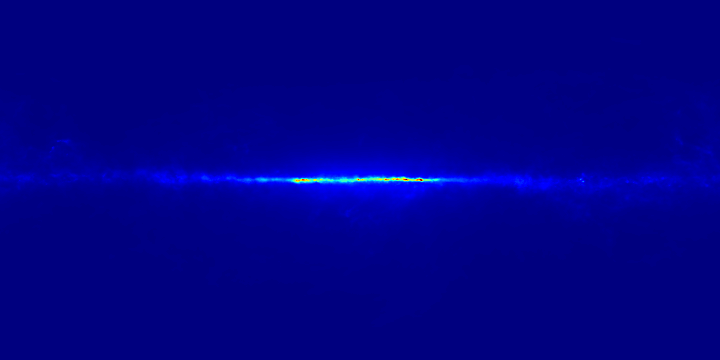
#> input picture local/tests/test.png, 720 x 360 px
$ python -i raw_result.py   (imports and definitions only)
#> lines starting #> are read from the running program, lines starting #| are printed output that depends on the picture
__author__ = 'civa'

from astroquery.simbad.core import SimbadVOTableResult
from astroquery.utils.commons import TableList
from astropy.table.table import Table
from commons.converters import TableConverter
from commons.utils import DictQuery

class RawResult(object):

    def __init__(self):
        self.extracted = None
        self.is_multitable = False
        self.count = 0
        self.context = {}

    def load(self, data):
        if self.extracted:
            del self.extracted[:]

        self.count = 0
        self.is_multitable = False

        if isinstance(data, SimbadVOTableResult):
            self.extracted = TableConverter.convert(data)
        elif isinstance(data, Table):
            self.extracted = TableConverter.convert(data)
        elif isinstance(data, TableList):
            self.is_multitable = True
            result = []
            for table in data:
                result.append(TableConverter.convert(table))

            self.extracted = result
            self.count = len(self.extracted)

    # [25 lines left out: functions merge_table, foreach, not called in this run]

class RawCoordinates(object):

    coordinate_patterns = { 'ICRS' : {'ra':'RA_ICRS*', 'dec':'DEC_ICRS*', 'err_angle':'COO_ERR_ANGLE_ICRS*', 'err_maja':'COO_ERR_MAJA_ICRS*', 'err_mina':'COO_ERR_MINA_ICRS*'},
                            'FK5' : {'ra':'RA_FK5*', 'dec':'DEC_FK5*', 'err_angle':'COO_ERR_ANGLE_FK5*', 'err_maja':'COO_ERR_MAJA_FK5*', 'err_mina':'COO_ERR_MINA_FK5*'},
                            'FK4' : {'ra':'RA_FK4*', 'dec':'DEC_FK4*', 'err_angle':'COO_ERR_ANGLE_FK4*', 'err_maja':'COO_ERR_MAJA_FK4*', 'err_mina':'COO_ERR_MINA_FK4*'},
                            'GAL': {'ra':'RA_GAL*', 'dec':'DEC_GAL*', 'err_angle':'COO_ERR_ANGLE_GAL*', 'err_maja':'COO_ERR_MAJA_GAL*', 'err_mina':'COO_ERR_MINA_GAL*'}
    }

    def __init__(self):
        self.all_coordinates = {}

    # [15 lines left out: functions add, get, not called in this run]

class FuncResult():
    # [4 lines left out: function __init__, not called in this run]

>>> import cv2
>>> picture = cv2.imread('../../../../local/tests/test.png', cv2.IMREAD_GRAYSCALE)
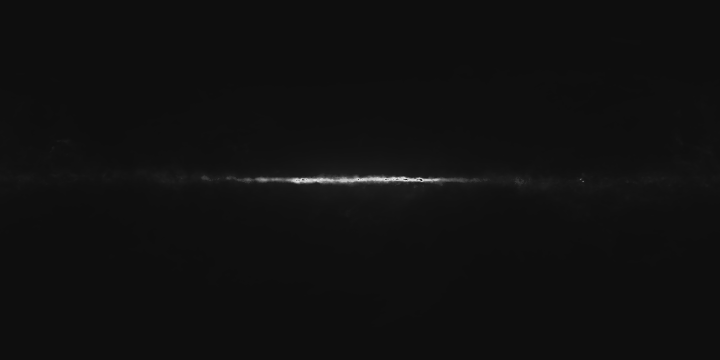
#> picture: shape (360, 720); min 14, max 221, mean 15.8
#> (the run stopped early here; a loop or call above may not have finished)
